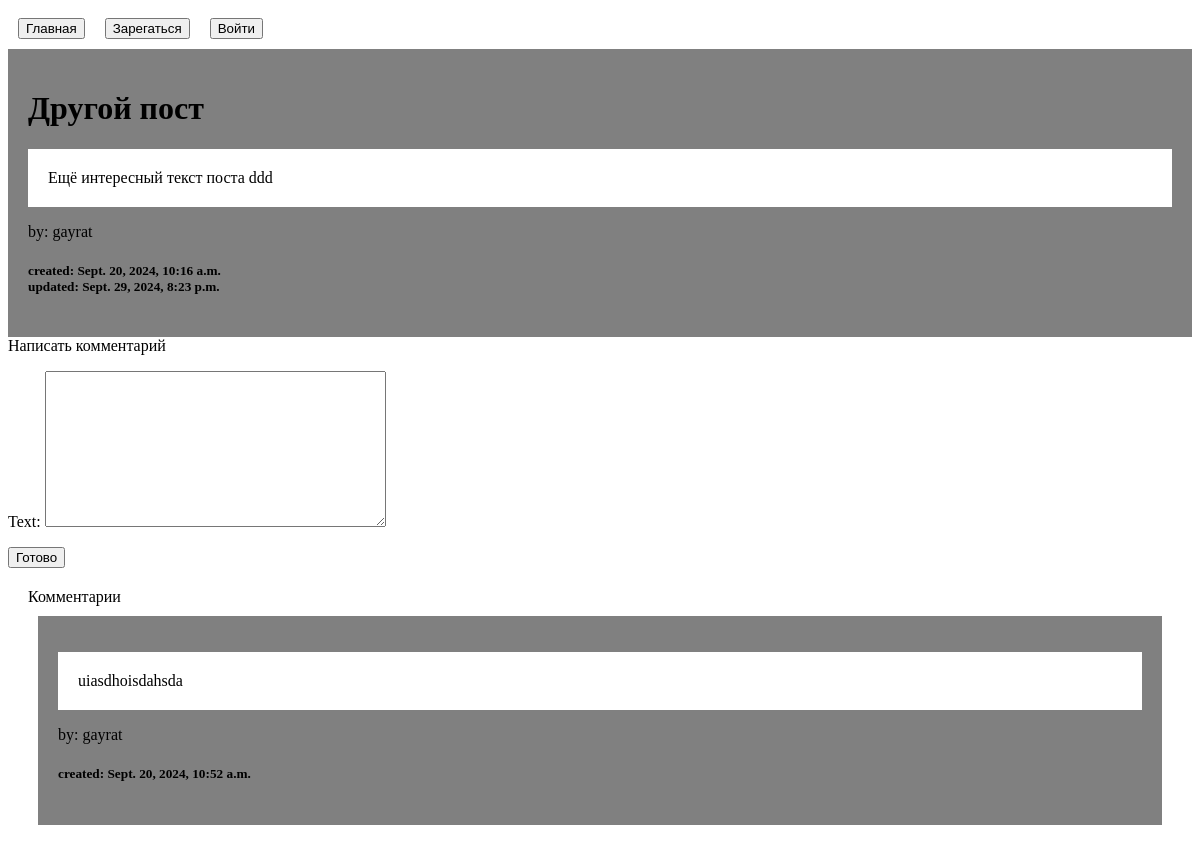
/posts/12/, run on an earlier commit of the app's database.
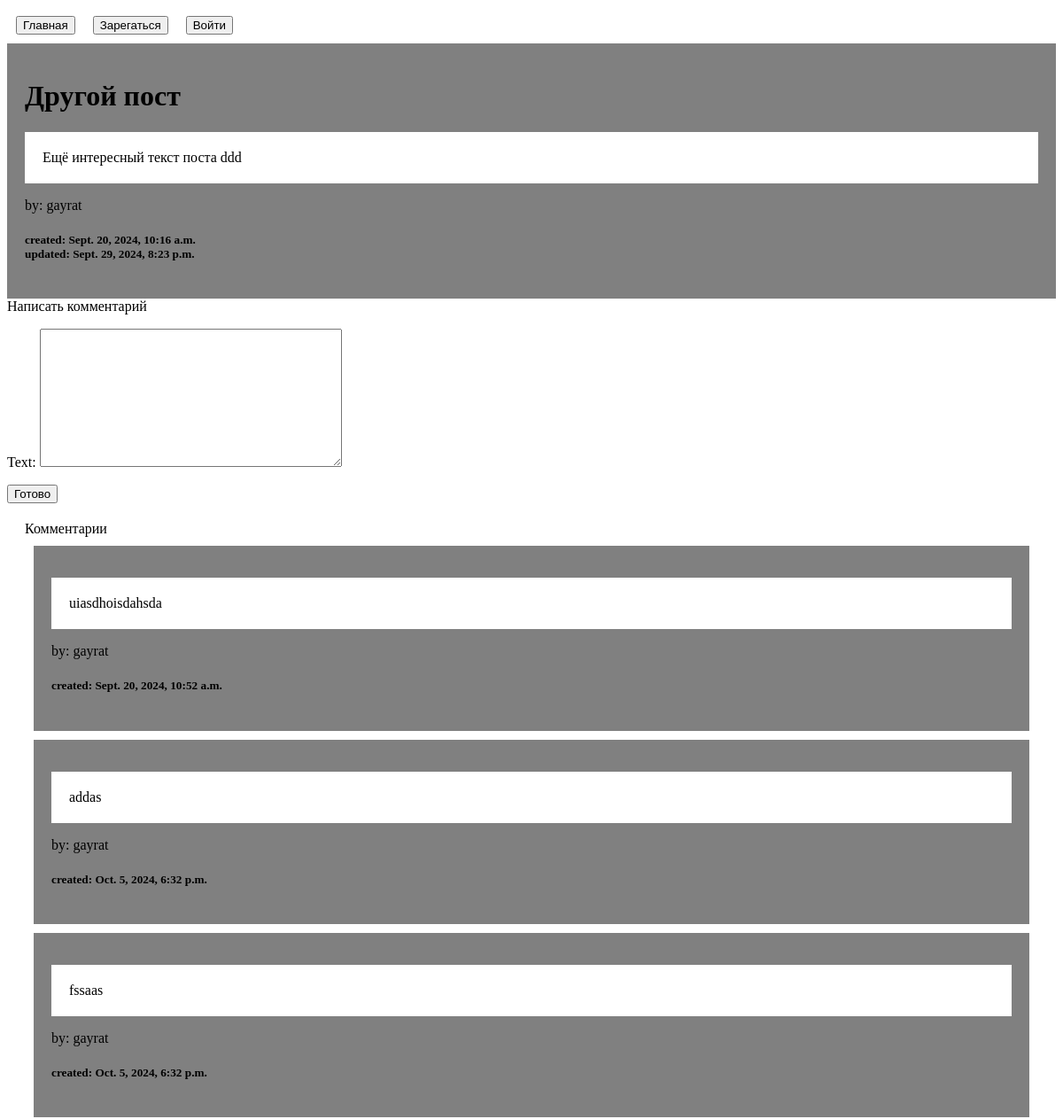
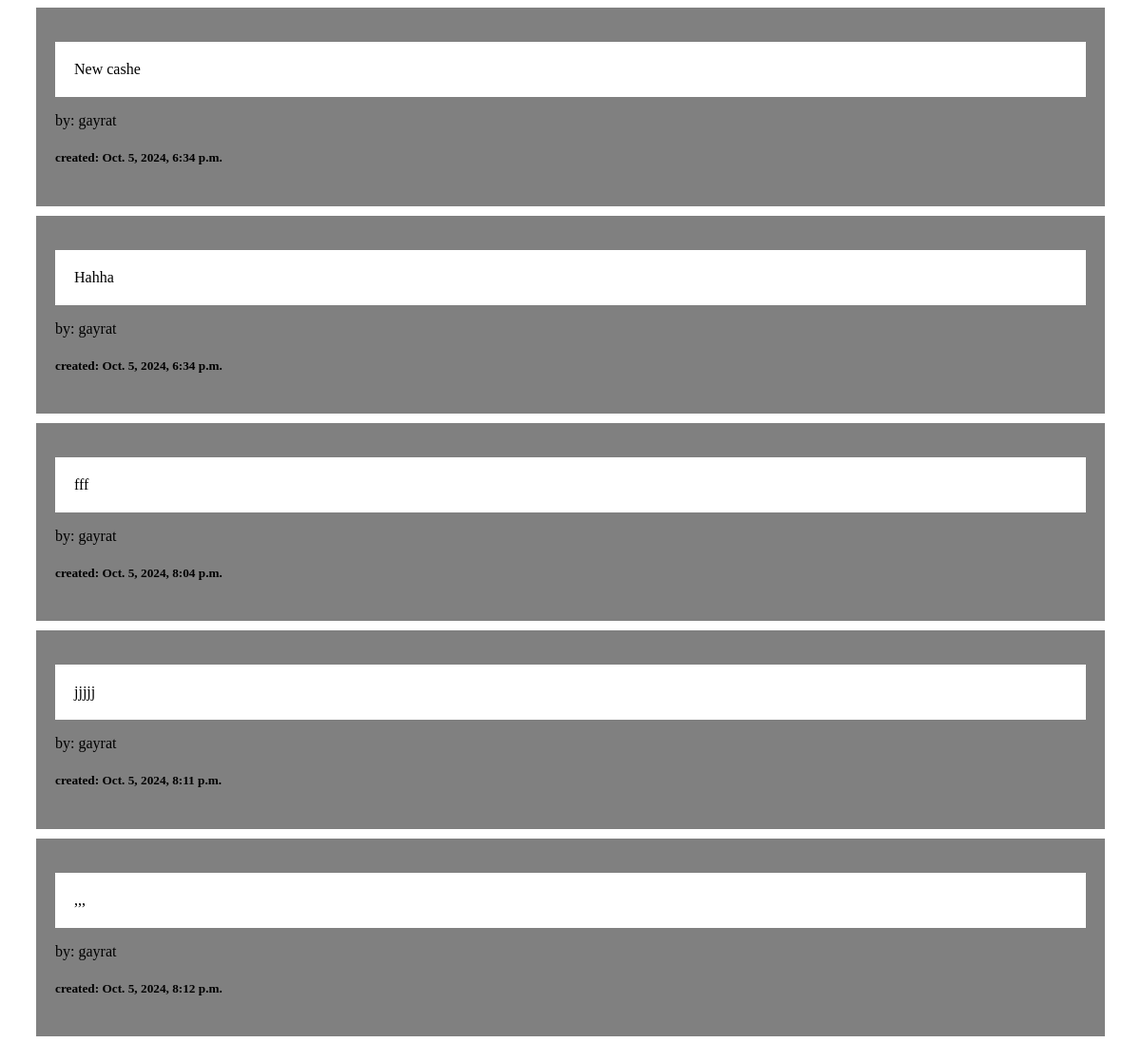
And on a later commit of the database (2 pictures, top to bottom).
### blog_api_1/models.py (models this page shows, shortened)
class Post(models.Model):
    title = models.CharField(max_length=255)
    content = models.TextField()
    author = models.ForeignKey(User, on_delete=models.CASCADE)
    created_at = models.DateTimeField(auto_now_add=True)
    updated_at = models.DateTimeField(auto_now=True)
    tags = models.ManyToManyField('Tag', through='TagRelationship')
    class Meta:
        indexes = [
            models.Index(fields=['author']),
        ]

class Comment(models.Model):
    text = models.TextField()
    author = models.ForeignKey(User, on_delete=models.CASCADE)
    post = models.ForeignKey(Post, related_name='comments', on_delete=models.CASCADE)
    created_at = models.DateTimeField(auto_now_add=True)
    class Meta:
        indexes = [
            models.Index(fields=['post', 'created_at']),
        ]

### blog_api_1/views.py (the view)
# urls.py: path('posts/<int:id>/', showPost, name='postpage'),
def showPost(request, id):
    Post0 = Post.objects.get(id=id)
    if request.method == 'POST':
        comform = CommentForm(request.POST)
        if comform.is_valid():
            comform.instance.author = request.user
            comform.instance.post = Post0
            c = comform.save()
            return redirect(f'Posts')
    else:
        comform = CommentForm()
    comments = Post0.comments.all()
    return render(request, 'blogapp/post.html', {'Post': Post0, 'form': comform, 'comments': comments})

### blog_api_1/forms.py
class CommentForm(forms.ModelForm):
    class Meta:
        model = Comment
        fields = ['text']

### blog_api_1/templates/blogapp/post.html (shortened to what this page needs)
{% extends 'blogapp/base.html' %}
{% load cache %}
{% block content %}
{% cache 60 postdetails %}
    <div style="background-color: gray; padding: 20px">
        <h1>{{ Post.title }}</h1>
        <p style="background-color: white; padding: 20px">{{ Post.content }}</p>
        <p>by: {{ Post.author }}</p>
        <h5>created: {{ Post.created_at }}<br>
        updated: {{Post.updated_at }}</h5>
    </div>
    <div>
        <div>
            <h>Написать комментарий</h>
            <form method="post">
                {{ form.as_p }}
                <button type="submit">Готово</button>
            </form>
        </div>
        <div style="padding: 20px">
            <h>Комментарии</h>
            {% for c in comments %}
                <div style="background-color: gray; padding: 20px; margin: 10px">
                    <p style="background-color: white; padding: 20px">{{ c.text }}</p>
                    <p>by: {{ c.author }}</p>
                    <h5>created: {{ c.created_at }}<br>
                </div>
            {% endfor %}
        </div>
    </div>
{% endcache %}
{% endblock %}

### blog_api_1/templates/blogapp/base.html (shortened to what this page needs)
<!DOCTYPE html>
<html lang="en">
<head>
</head>
<body>
{% if request.user.is_authenticated %}
    <div style="display: flex; flex-direction: row;">
        <div style="padding: 10px">
            <button onclick="location.href='{% url 'Posts' %}'">Главная</button>
        </div>
        <div style="padding: 10px">
            <button onclick="location.href='{% url 'makepost' %}'">Создать пост</button>
        </div>
        <div style="padding: 10px">
            <button onclick="location.href='{% url 'Profile' %}'">Профиль</button>
        </div>
        <div style="padding: 10px">
            <button onclick="location.href='{% url 'logout' %}'">Выйти</button>
        </div>
    </div>
{% else %}
    <div style="display: flex; flex-direction: row;">
        <div style="padding: 10px">
            <button onclick="location.href='{% url 'Posts' %}'">Главная</button>
        </div>
        <div style="padding: 10px">
            <button onclick="location.href='{% url 'registration' %}'">Зарегаться</button>
        </div>
        <div style="padding: 10px">
            <button onclick="location.href='{% url 'login' %}'">Войти</button>
        </div>
    </div>
{% endif %}
{% block content %}
{% endblock %}
</body>
</html>

What changed in the data, as far as the page shows it:
added Comment: text "addas", author "gayrat", created_at "Oct. 5, 2024, 6:32 p.m."
added Comment: text "fssaas", author "gayrat", created_at "Oct. 5, 2024, 6:32 p.m."
added Comment: text "New cashe", author "gayrat", created_at "Oct. 5, 2024, 6:34 p.m."
added Comment: text "Hahha", author "gayrat", created_at "Oct. 5, 2024, 6:34 p.m."
added Comment: text "fff", author "gayrat", created_at "Oct. 5, 2024, 8:04 p.m."
added Comment: text "jjjjj", author "gayrat", created_at "Oct. 5, 2024, 8:11 p.m."
added Comment: text ",,,", author "gayrat", created_at "Oct. 5, 2024, 8:12 p.m."
